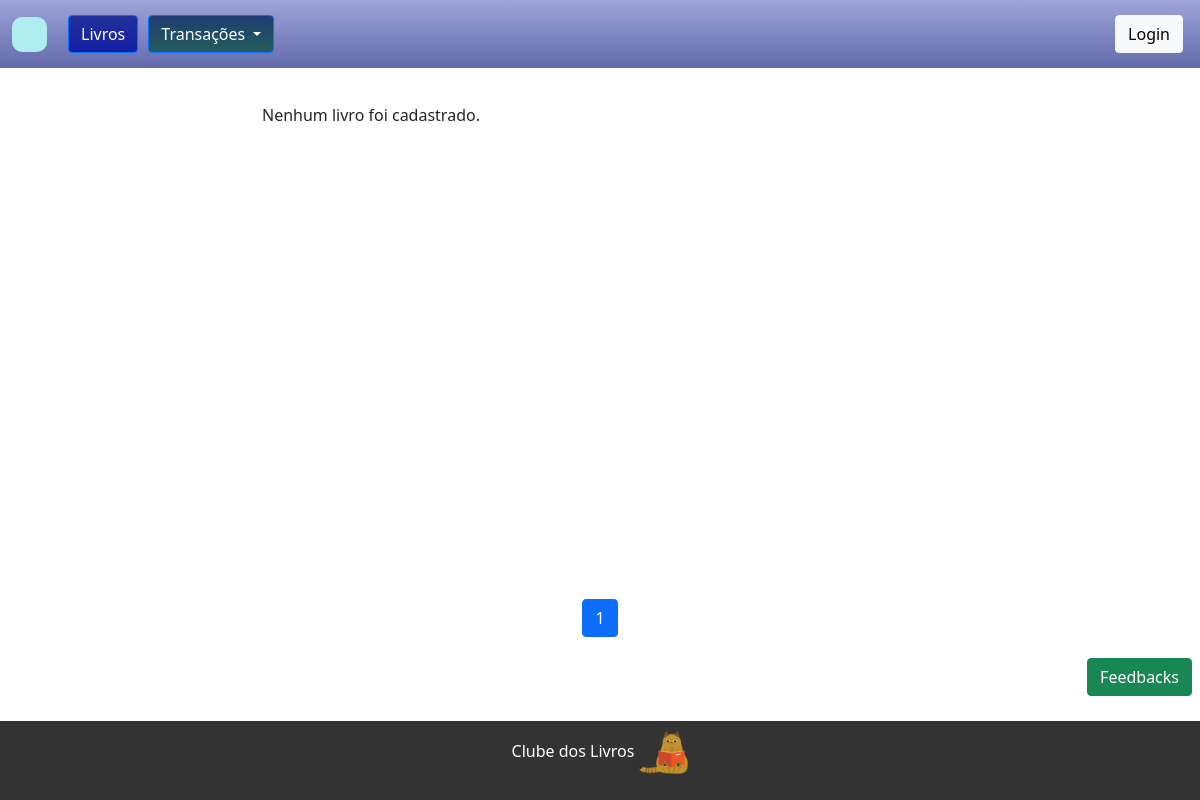
/troca/, run on an earlier commit of the app's database.
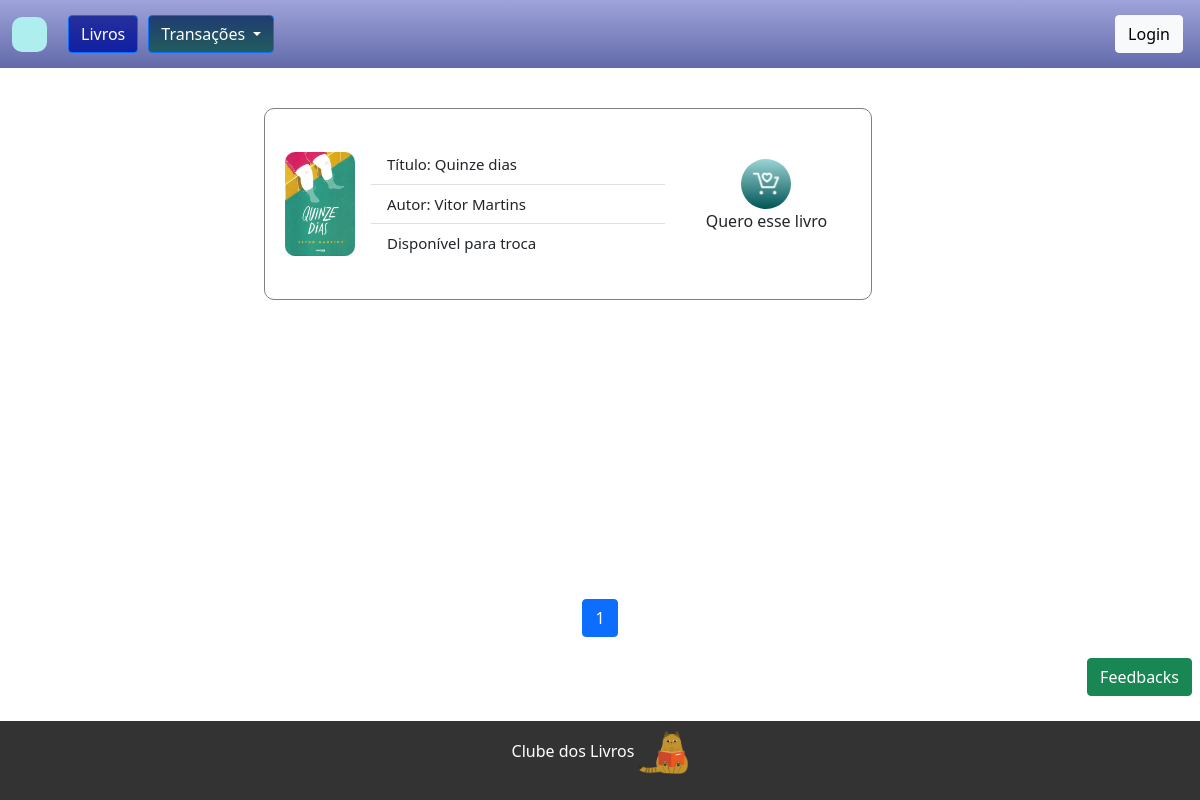
And on a later commit of the database.
### books/models.py (models this page shows, shortened)
class Livro(models.Model):
    OPÇÕES = (
        ('venda', 'Venda'),
        ('troca', 'Troca'),
        ('doacao', 'Doação'),
    )
    titulo = models.CharField(max_length=100)
    autor = models.CharField(max_length=100)
    tipo_transacao = models.CharField(max_length=10, choices=OPÇÕES, default='doacao')
    preco = models.DecimalField(max_digits=10, decimal_places=2, null=True, blank=True)
    sinopse = models.TextField(blank=True, null=True)
    genero = models.ManyToManyField(GeneroLivro)
    whatsapp = models.CharField(help_text="DDD + Número", max_length=20, blank=True, null=True)
    capa = models.ImageField(upload_to='static/img/capas/', blank=True, null=True)
    usuario_email = models.EmailField(blank=True, null=True),
    usuario = models.ForeignKey(User, on_delete=models.CASCADE, null=True, blank=True)
    data_exclusao = models.DateTimeField(null=True, blank=True)
    def validar_e_formatar_numero(self):
        if self.whatsapp:
            try:
                whatsapp_obj = phonenumbers.parse("+55"+self.whatsapp, None)
                if phonenumbers.is_valid_number(whatsapp_obj):
                    return phonenumbers.format_number(whatsapp_obj, phonenumbers.PhoneNumberFormat.INTERNATIONAL)
                else:
                    return "Número de telefone inválido."
            except phonenumbers.NumberParseException:
                return "Erro ao validar o número de telefone."
        else:
            return "Número de telefone não fornecido."

### books/views.py (the view)
# urls.py: path('troca/', views.troca, name='troca'),
def troca(request):
    dados = Livro.objects.filter(tipo_transacao='troca')
    itens_por_pagina = 5
    paginator = Paginator(dados, itens_por_pagina)
    pagina = request.GET.get('pagina')
    dados_paginados = paginator.get_page(pagina)
    return render(request, 'troca.html', {'dados_paginados': dados_paginados})

### books/templates/troca.html (shortened to what this page needs)
{% extends 'base.html' %}
{% block content %}
{% load static %}
<link rel="stylesheet" href="{% static 'css/style.css' %}">
<div class="wrapper">
        <div class="containerListBooks">
                <ul class="list-group list-group-flush">
                        <li class="list-group-item">
                                {% for livro in dados_paginados %}
                                <div class="card-books" style="font-size: 15px;">
                                        <img style="width: 70px; border-radius: 10px;" src="{{ livro.capa.url }}"
                                                alt="oi">
                                        <div class="card-body">
                                                <ul class="list-group list-group-flush" style="width: 100%;">
                                                        <li class="list-group-item">Título: {{ livro.titulo }}</li>
                                                        <li class="list-group-item">Autor: {{ livro.autor }}</li>
                                                        <li class="list-group-item">Disponível para troca</li>
                                                </ul>
                                        </div>
                                        <div class="botaoTexto">
                                                <button type="button" class="btnGetBooks  abrir-modal"  data-usuario="{{ livro.usuario.email }}" data-whatsapp="{{ livro.validar_e_formatar_numero }}"><img
                                                                style="width: 30px; height: 30px;"
                                                                src="/static/img/icons/getBook.png" alt=""></button>
                                                <p class="texto-abaixo">Quero esse livro</p>
                                        </div>
                                </div>
                                {% empty %}
                                <p >Nenhum livro foi cadastrado.</p>
                        </div>
                                {% endfor %}
                        </li>
                </ul>
        </div>
</div>
<div>
        <nav aria-label="Page navigation example">
                <ul class="pagination justify-content-center">
                        {% for num_pagina in dados_paginados.paginator.page_range %}
                        <li class="page-item {% if dados_paginados.number == num_pagina %}active{% endif %}">
                                <a class="page-link" href="?pagina={{ num_pagina }}">{{ num_pagina }}</a>
                        </li>
                        {% endfor %}
                </ul>
        </nav>
</div>
      <div class="d-grid gap-2 d-md-flex justify-content-md-end">
        <a href="{% url 'feedbacks' %}" class="btn btn-success me-md-2" type="button">Feedbacks</a>
 </div>
      {% endblock %}

What changed in the data, as far as the page shows it:
added Livro: capa (picture), titulo "Quinze dias", autor "Vitor Martins"
Also different on the page:
text no longer shown: "Nenhum livro foi cadastrado."
